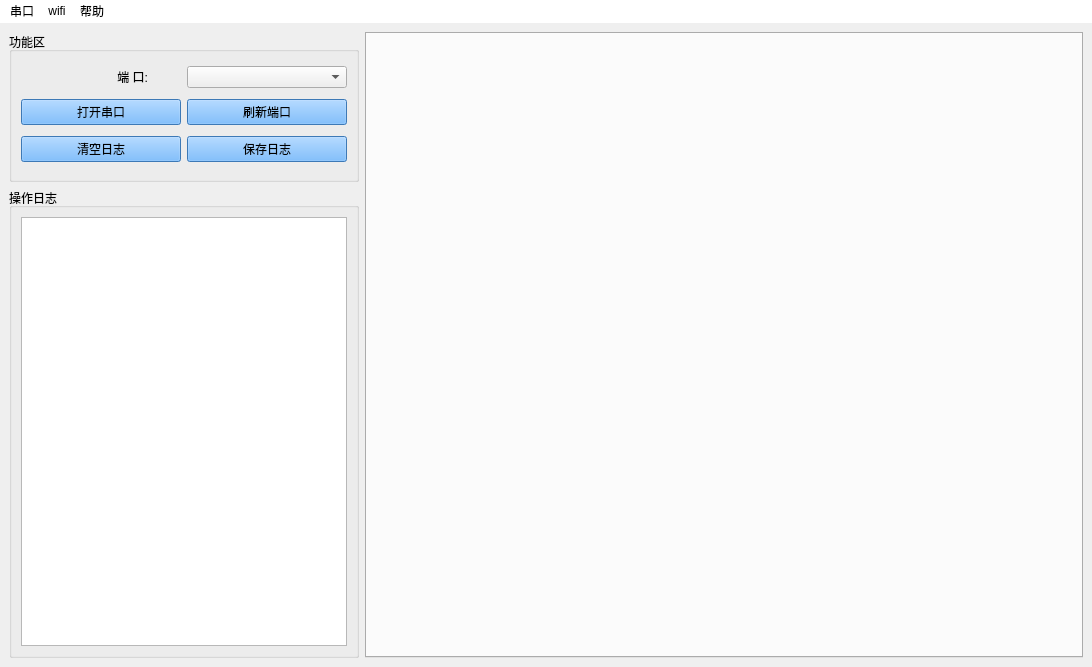
<?xml version="1.0" encoding="UTF-8"?>
<ui version="4.0">
 <class>MainWindow</class>
 <widget class="QMainWindow" name="MainWindow">
  <property name="geometry">
   <rect>
    <x>0</x>
    <y>0</y>
    <width>1092</width>
    <height>667</height>
   </rect>
  </property>
  <property name="windowTitle">
   <string>MainWindow</string>
  </property>
  <property name="styleSheet">
   <string notr="true">border-color: rgb(85, 170, 255);</string>
  </property>
  <widget class="QWidget" name="centralwidget">
   <property name="styleSheet">
    <string notr="true">border-color: rgb(85, 170, 255);</string>
   </property>
   <layout class="QGridLayout" name="gridLayout_2">
    <item row="0" column="1" rowspan="2">
     <widget class="QTabWidget" name="tabWidget">
      <property name="currentIndex">
       <number>-1</number>
      </property>
     </widget>
    </item>
    <item row="1" column="0">
     <widget class="QGroupBox" name="groupBox_recv">
      <property name="maximumSize">
       <size>
        <width>350</width>
        <height>16777215</height>
       </size>
      </property>
      <property name="styleSheet">
       <string notr="true">border-color: rgb(85, 170, 255);</string>
      </property>
      <property name="title">
       <string>操作日志</string>
      </property>
      <layout class="QGridLayout" name="gridLayout">
       <item row="0" column="0">
        <widget class="QTextBrowser" name="textBrowser_recv">
         <property name="maximumSize">
          <size>
           <width>350</width>
           <height>16777215</height>
          </size>
         </property>
         <property name="styleSheet">
          <string notr="true">border-color: rgb(85, 170, 255);</string>
         </property>
        </widget>
       </item>
      </layout>
     </widget>
    </item>
    <item row="0" column="0">
     <widget class="QGroupBox" name="groupBox_function">
      <property name="minimumSize">
       <size>
        <width>0</width>
        <height>150</height>
       </size>
      </property>
      <property name="maximumSize">
       <size>
        <width>350</width>
        <height>16777215</height>
       </size>
      </property>
      <property name="styleSheet">
       <string notr="true">border-color: rgb(85, 170, 255);</string>
      </property>
      <property name="title">
       <string>功能区</string>
      </property>
      <layout class="QGridLayout" name="gridLayout_3">
       <item row="2" column="0">
        <widget class="QPushButton" name="btn_clear_recv">
         <property name="styleSheet">
          <string notr="true">background-color: rgb(85, 170, 255);</string>
         </property>
         <property name="text">
          <string>清空日志</string>
         </property>
        </widget>
       </item>
       <item row="0" column="0">
        <widget class="QLabel" name="label">
         <property name="text">
          <string>                   端 口:</string>
         </property>
         <property name="alignment">
          <set>Qt::AlignCenter</set>
         </property>
        </widget>
       </item>
       <item row="0" column="1">
        <widget class="QComboBox" name="comboBox_com"/>
       </item>
       <item row="1" column="1">
        <widget class="QPushButton" name="btn_refresh_com">
         <property name="styleSheet">
          <string notr="true">background-color: rgb(85, 170, 255);</string>
         </property>
         <property name="text">
          <string>刷新端口</string>
         </property>
        </widget>
       </item>
       <item row="2" column="1">
        <widget class="QPushButton" name="btn_save_library">
         <property name="styleSheet">
          <string notr="true">background-color: rgb(85, 170, 255);</string>
         </property>
         <property name="text">
          <string>保存日志</string>
         </property>
        </widget>
       </item>
       <item row="1" column="0">
        <widget class="QPushButton" name="btn_open_usart">
         <property name="styleSheet">
          <string notr="true">background-color: rgb(85, 170, 255);</string>
         </property>
         <property name="text">
          <string>打开串口</string>
         </property>
        </widget>
       </item>
      </layout>
     </widget>
    </item>
   </layout>
  </widget>
  <widget class="QMenuBar" name="menubar">
   <property name="geometry">
    <rect>
     <x>0</x>
     <y>0</y>
     <width>1092</width>
     <height>23</height>
    </rect>
   </property>
   <property name="styleSheet">
    <string notr="true">background-color: rgb(255, 255, 255);</string>
   </property>
   <widget class="QMenu" name="menu_usart">
    <property name="title">
     <string>串口</string>
    </property>
    <widget class="QMenu" name="menu_muitiFunction">
     <property name="title">
      <string>多功能区</string>
     </property>
     <addaction name="action_temp"/>
     <addaction name="action_batterry"/>
     <addaction name="action_line"/>
     <addaction name="action_vr"/>
     <addaction name="action_CPU"/>
     <addaction name="action_pressure"/>
     <addaction name="action_RFID"/>
    </widget>
    <addaction name="action_thread"/>
    <addaction name="menu_muitiFunction"/>
    <addaction name="separator"/>
    <addaction name="action_refresh_com"/>
    <addaction name="action_clear_library"/>
    <addaction name="separator"/>
    <addaction name="action_mysql"/>
   </widget>
   <widget class="QMenu" name="menuwifi">
    <property name="title">
     <string>wifi</string>
    </property>
    <addaction name="action_IP"/>
    <addaction name="action_clear_recv"/>
    <addaction name="action_PWM"/>
   </widget>
   <widget class="QMenu" name="menu">
    <property name="title">
     <string>帮助</string>
    </property>
    <addaction name="action_order_use"/>
    <addaction name="action_wifi_help"/>
    <addaction name="action_com_help"/>
   </widget>
   <addaction name="menu_usart"/>
   <addaction name="menuwifi"/>
   <addaction name="menu"/>
  </widget>
  <action name="action_thread">
   <property name="checkable">
    <bool>true</bool>
   </property>
   <property name="text">
    <string>开启总线程</string>
   </property>
  </action>
  <action name="action_temp">
   <property name="checkable">
    <bool>true</bool>
   </property>
   <property name="text">
    <string>开启温湿度传感器线程</string>
   </property>
  </action>
  <action name="action_batterry">
   <property name="checkable">
    <bool>true</bool>
   </property>
   <property name="text">
    <string>开启锂电池电压线程</string>
   </property>
  </action>
  <action name="action_line">
   <property name="checkable">
    <bool>true</bool>
   </property>
   <property name="text">
    <string>开启光线传感器线程</string>
   </property>
  </action>
  <action name="action_vr">
   <property name="checkable">
    <bool>true</bool>
   </property>
   <property name="text">
    <string>开启电位器线程</string>
   </property>
  </action>
  <action name="action_CPU">
   <property name="checkable">
    <bool>true</bool>
   </property>
   <property name="text">
    <string>开启CPU温度线程</string>
   </property>
  </action>
  <action name="action_pressure">
   <property name="checkable">
    <bool>true</bool>
   </property>
   <property name="text">
    <string>开启大气压传感器线程</string>
   </property>
  </action>
  <action name="action_RFID">
   <property name="checkable">
    <bool>true</bool>
   </property>
   <property name="text">
    <string>开启RFID卡线程</string>
   </property>
  </action>
  <action name="action_refresh_com">
   <property name="text">
    <string>刷新端口</string>
   </property>
  </action>
  <action name="action_clear_library">
   <property name="text">
    <string>清空日志</string>
   </property>
  </action>
  <action name="action_IP">
   <property name="text">
    <string>重新获取IP</string>
   </property>
  </action>
  <action name="action_clear_recv">
   <property name="text">
    <string>清空TCP接收</string>
   </property>
  </action>
  <action name="action_order_use">
   <property name="text">
    <string>指令集</string>
   </property>
  </action>
  <action name="action_wifi_help">
   <property name="text">
    <string>wifi使用说明</string>
   </property>
  </action>
  <action name="action_com_help">
   <property name="text">
    <string>串口使用说明</string>
   </property>
  </action>
  <action name="action_PWM">
   <property name="text">
    <string>清空PWM界面</string>
   </property>
  </action>
  <action name="action_mysql">
   <property name="text">
    <string>连接sql server</string>
   </property>
  </action>
 </widget>
 <resources/>
 <connections/>
</ui>
